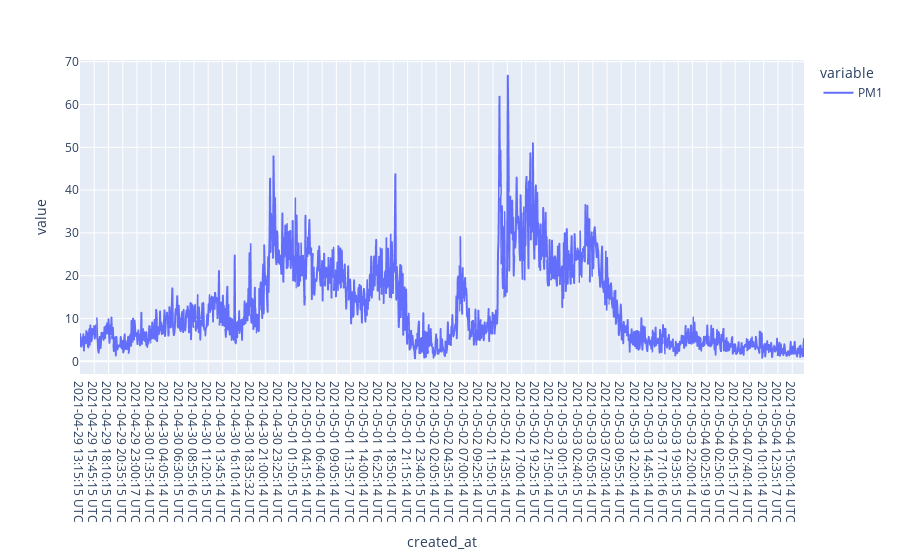

This figure's notebook cell:
### Code cell
pm1_series.plot()

### Figure 1 — Plotly figure (JSON) as saved in the notebook; plotly's stock layout.template omitted (floating-point values rounded to 4 significant figures; data arrays with more than 128 entries replaced by an {"elided": "..."} marker saying what was removed)
{"data": [{"hovertemplate": "variable=PM1<br>created_at=%{x}<br>value=%{y}<extra></extra>", "legendgroup": "PM1", "line": {"color": "#636efa", "dash": "solid"}, "mode": "lines", "name": "PM1", "showlegend": true, "type": "scattergl", "x": {"elided": "1475 str values"}, "xaxis": "x", "y": {"elided": "1475 float values"}, "yaxis": "y"}], "layout": {"legend": {"title": {"text": "variable"}, "tracegroupgap": 0}, "margin": {"t": 60}, "xaxis": {"anchor": "y", "domain": [0, 1], "title": {"text": "created_at"}}, "yaxis": {"anchor": "x", "domain": [0, 1], "title": {"text": "value"}}}}
